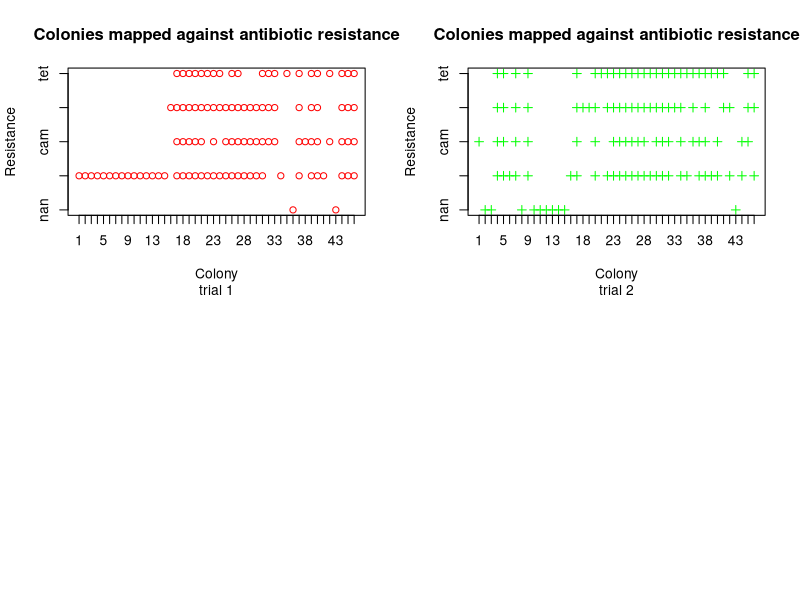

Here is the R script that generated this plot: (Note: this script raises an error after producing the figure.)

daata1 = read.table("plasmidisodaata1.txt", header = TRUE)
daata2 = read.table("plasmidisodaata2.txt", header = TRUE)
daata3 = read.table("plasmidisodaata3.txt", header = TRUE)
par( mfrow = c( 2, 2 ) )
plot(daata1,sub="trial 1",xaxt="n",yaxt="n",col=c("red"),pch=c(1),main="Colonies mapped against antibiotic resistance")
axis(2,at=0:4,labels=c("nan","kan","cam","cip","tet"))
axis(1,at=1:46,labels=c(1:46))
plot(daata2,sub="trial 2",xaxt="n",yaxt="n",col=c("green"),pch=c(3),main="Colonies mapped against antibiotic resistance")
axis(2,at=0:4,labels=c("nan","kan","cam","cip","tet"))
axis(1,at=1:46,labels=c(1:46))
plot(daata3,sub = "trial 3",xaxt="n",yaxt="n",col=c("blue"),pch=c(4),main="Colonies mapped against antibiotic resistance")
axis(2,at=0:5,labels=c("nan","nan","kan","cam","cip","tet"))
axis(1,at=1:46,labels=c(1:46))
plot(daata1,col="red",pch=1,xaxt="n",yaxt="n")
axis(2,at=0:4,labels=c("nan","kan","cam","cip","tet"))
axis(1,at=1:46,labels=c(1:46))
points(daata2,col="green",pch=3)
points(daata3,col="blue",pch=4)


